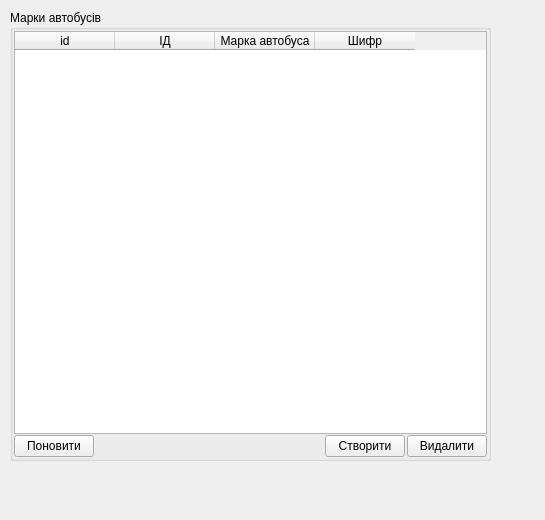
<?xml version="1.0" encoding="UTF-8"?>
<ui version="4.0">
 <class>UForm_AParkMarkyAuto</class>
 <widget class="QWidget" name="UForm_AParkMarkyAuto">
  <property name="geometry">
   <rect>
    <x>0</x>
    <y>0</y>
    <width>545</width>
    <height>520</height>
   </rect>
  </property>
  <property name="windowTitle">
   <string>Марки автобусів</string>
  </property>
  <widget class="QGroupBox" name="groupBox_markyAuto">
   <property name="geometry">
    <rect>
     <x>10</x>
     <y>10</y>
     <width>481</width>
     <height>451</height>
    </rect>
   </property>
   <property name="title">
    <string>Марки автобусів</string>
   </property>
   <layout class="QVBoxLayout" name="verticalLayout">
    <property name="spacing">
     <number>1</number>
    </property>
    <property name="margin">
     <number>1</number>
    </property>
    <item>
     <widget class="QTableWidget" name="tableWidget_markaAuto">
      <property name="alternatingRowColors">
       <bool>true</bool>
      </property>
      <property name="selectionBehavior">
       <enum>QAbstractItemView::SelectRows</enum>
      </property>
      <column>
       <property name="text">
        <string>id</string>
       </property>
      </column>
      <column>
       <property name="text">
        <string>ІД</string>
       </property>
      </column>
      <column>
       <property name="text">
        <string>Марка автобуса</string>
       </property>
      </column>
      <column>
       <property name="text">
        <string>Шифр</string>
       </property>
      </column>
     </widget>
    </item>
    <item>
     <layout class="QHBoxLayout" name="horizontalLayout">
      <property name="spacing">
       <number>2</number>
      </property>
      <item>
       <widget class="QPushButton" name="pushButton_reload">
        <property name="text">
         <string>Поновити</string>
        </property>
        <property name="icon">
         <iconset resource="../images/UAutoParkImg.qrc">
          <normaloff>:/icontexto_webdev_pack/icontexto_webdev_pack/icontexto-webdev-reload-032x032.png</normaloff>:/icontexto_webdev_pack/icontexto_webdev_pack/icontexto-webdev-reload-032x032.png</iconset>
        </property>
       </widget>
      </item>
      <item>
       <spacer name="horizontalSpacer">
        <property name="orientation">
         <enum>Qt::Horizontal</enum>
        </property>
        <property name="sizeHint" stdset="0">
         <size>
          <width>40</width>
          <height>20</height>
         </size>
        </property>
       </spacer>
      </item>
      <item>
       <widget class="QPushButton" name="pushButton_create">
        <property name="text">
         <string>Створити</string>
        </property>
        <property name="icon">
         <iconset resource="../images/UAutoParkImg.qrc">
          <normaloff>:/icontexto_webdev_pack/icontexto_webdev_pack/icontexto-webdev-add-032x032.png</normaloff>:/icontexto_webdev_pack/icontexto_webdev_pack/icontexto-webdev-add-032x032.png</iconset>
        </property>
       </widget>
      </item>
      <item>
       <widget class="QPushButton" name="pushButton_delete">
        <property name="text">
         <string>Видалити</string>
        </property>
        <property name="icon">
         <iconset resource="../images/UAutoParkImg.qrc">
          <normaloff>:/icontexto_webdev_pack/icontexto_webdev_pack/icontexto-webdev-remove-032x032.png</normaloff>:/icontexto_webdev_pack/icontexto_webdev_pack/icontexto-webdev-remove-032x032.png</iconset>
        </property>
       </widget>
      </item>
     </layout>
    </item>
   </layout>
  </widget>
 </widget>
 <resources>
  <include location="../images/UAutoParkImg.qrc"/>
 </resources>
 <connections/>
</ui>
